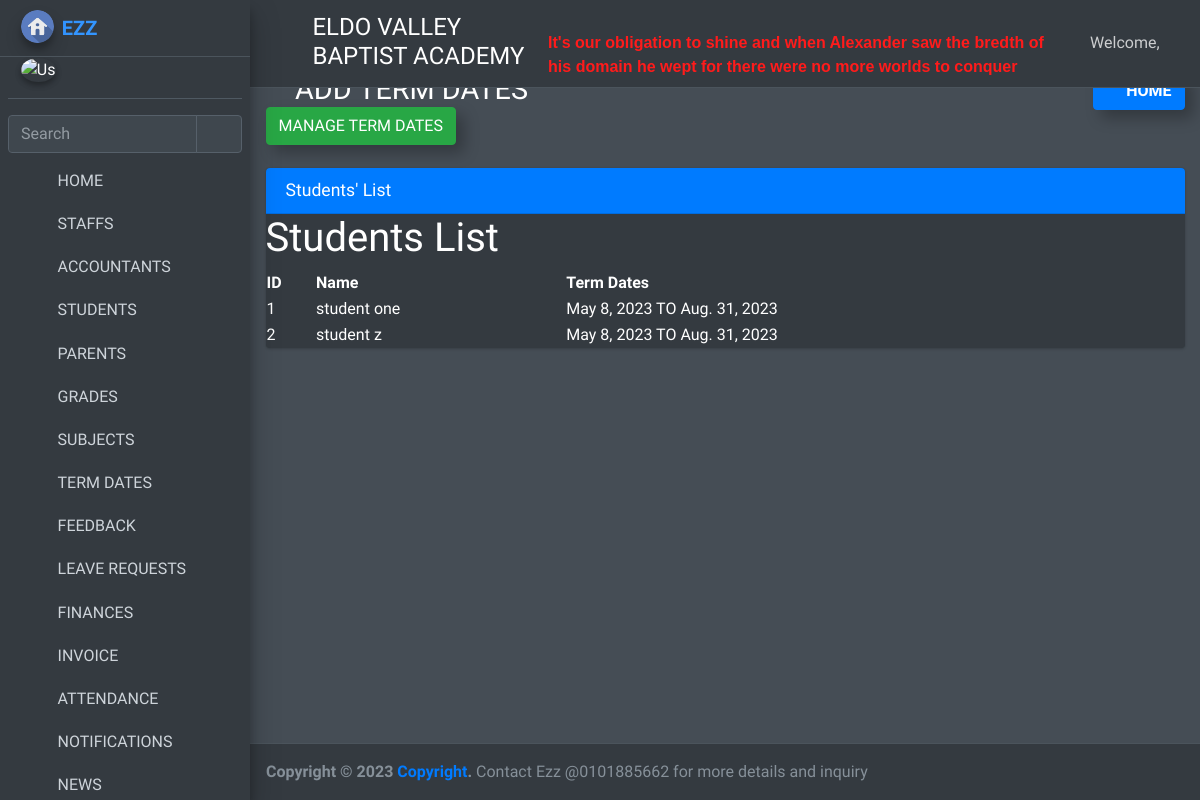
Screenshot of /students/ (signed in) with the database file from the repository.
### school_management_app/models.py (models this page shows)
class Students(models.Model):
    id=models.AutoField(primary_key=True)
    admin=models.OneToOneField(CustomUser,on_delete=models.CASCADE)
    gender=models.CharField(max_length=255)
    profile_pic=models.FileField()
    address=models.TextField()
    course_id=models.ForeignKey(Courses,on_delete=models.DO_NOTHING)
    session_year_id=models.ForeignKey(SessionYearModel,on_delete=models.CASCADE)
    created_at=models.DateTimeField(auto_now_add=True)
    updated_at=models.DateTimeField(auto_now_add=True)
    fcm_token=models.TextField(default="")
    objects = models.Manager()

class CustomUser(AbstractUser):
    user_type_data=((1,"HOD"),(2,"Staff"),(3,"Student"),(4,"Parent"),(5,"Account"))
    user_type=models.CharField(default=1,choices=user_type_data,max_length=10)

class SessionYearModel(models.Model):
    id=models.AutoField(primary_key=True)
    session_start_year=models.DateField()
    session_end_year=models.DateField()
    object=models.Manager()

### school_management_app/HodViews.py (the view)
# urls.py: path('students/', HodViews.students_list, name='students_list'),
def students_list(request):
    students = Students.objects.all()
    return render(request, 'hod_template/students_list.html', {'students': students})

### school_management_app/templates/hod_template/students_list.html (shortened to what this page needs)
{% extends 'hod_template/base_template.html' %}
{% load static %}
{% block page_title %}
{% block custom_css %}
<link rel="stylesheet" href="{% static "plugins/datatables-bs4/css/dataTables.bootstrap4.min.css" %}">
<link rel="stylesheet" href="{% static "plugins/datatables-responsive/css/responsive.bootstrap4.min.css" %}">
<link rel="stylesheet" href="{% static "plugins/datatables-buttons/css/buttons.bootstrap4.min.css" %}">
{% endblock custom_css %}
<i class="nav-icon fas fa-calendar-alt"></i> ADD TERM DATES <a href="/manage_session" class="btn btn-success shadow-custom">MANAGE TERM DATES</a>
{% endblock page_title %}
{% block main_content %}
<section class="content">
  <div class="container-fluid">
    <div class="row">
      <div class="col-md-12">
        <div class="card card-primary">
          <div class="card-header">
            <h3 class="card-title">Students' List</h3>
          </div>
<h1>Students List</h1>
<table>
  <thead>
    <tr>
      <th>ID</th>
      <th>Name</th>
      <th>Term Dates</th>
    </tr>
  </thead>
  <tbody>
    {% for student in students %}
      <tr>
        <td>{{ student.id }}</td>
        <td>{{ student.admin.get_full_name }}</td>
        <td>{{ student.session_year_id.session_start_year }} TO {{ student.session_year_id.session_end_year }}</td>
      </tr>
    {% endfor %}
  </tbody>
</table>
</section>
{% endblock main_content %}

### school_management_app/static/custom/css/style.css (style rules this page uses)
.shadow-custom { box-shadow: 8px 8px 15px rgba(0, 0, 0, 0.267) !important; }
.btn { box-shadow: 8px 8px 15px rgba(0, 0, 0, 0.267) !important; }

### rows the page displays
Students: id "1", admin.get_full_name "student one", session_year_id.session_start_year "May 8, 2023", session_year_id.session_end_year "Aug. 31, 2023"
Students: id "2", admin.get_full_name "student z", session_year_id.session_start_year "May 8, 2023", session_year_id.session_end_year "Aug. 31, 2023"
